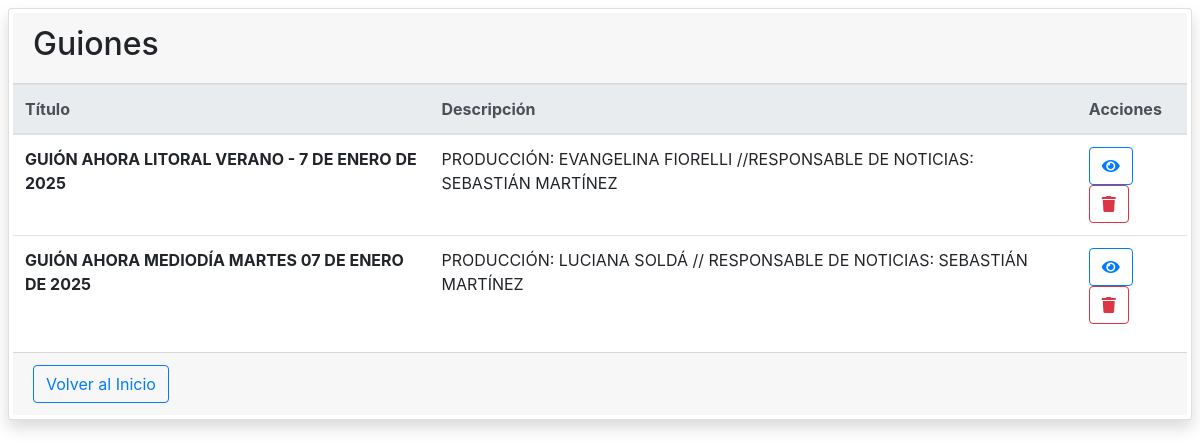
The app's page /listado_guiones, older data.
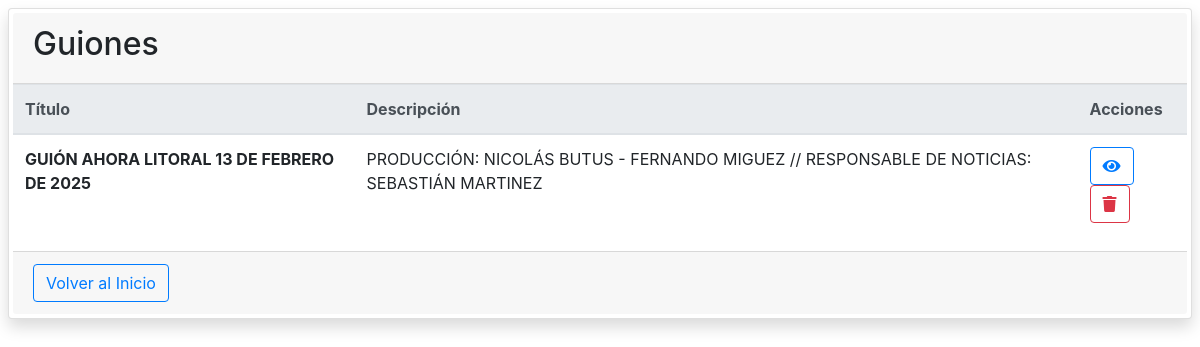
The same page, newer data.
### app.py (models this page shows)
class Guion(db.Model):
    __tablename__ = 'guion'
    id = db.Column(db.Integer, primary_key=True)
    nombre = db.Column(db.String(200), nullable=False)
    descripcion = db.Column(db.String(500), nullable=False)
    textos = db.relationship('Texto', backref='guion', lazy=True)

### app.py (the view)
@app.route('/listado_guiones')
def listado_guiones():
    guiones = Guion.query.all()
    return render_template('listado_guiones.html', guiones=guiones)

### templates/listado_guiones.html (shortened to what this page needs)
{% extends "base.html" %}
{% block extra_script %}
    <link rel="stylesheet" href="{{ url_for('static', filename='css/@fortawesome/fontawesome-free/css/all.min.css') }}">
{% endblock extra_script %}
{% block body %}
    <div class="card shadow p-1 m-2 rounded">
        <div class="card-header">
            <h2>Guiones</h2>
        </div>
        <div class="card-body p-0 m-0">
            <table class="table table-hover">
                <thead class="thead-light">
                <tr>
                    <th>Título</th>
                    <th>Descripción</th>
                    <th>Acciones</th>
                </tr>
                </thead>
                <tbody>
                {% for guion in guiones %}
                    <tr>
                        <td><strong>{{ guion.nombre }}</strong></td>
                        <td>{{ guion.descripcion }}</td>
                        <td>
                            <a href="{{ url_for('ver_guion', id=guion.id) }}">
                                <button class="btn btn-outline-primary"><i class="fas fa-eye"></i></button>
                            </a>
                            <button class="btn btn-outline-danger" onclick="borrarGuion({{ guion.id }})"><i
                                    class="fas fa-trash"></i></button>
                        </td>
                    </tr>
                {% endfor %}
                </tbody>
            </table>
        </div>
        <div class="card-footer">
            <a href="/">
                <button class="btn btn-outline-primary">Volver al Inicio</button>
            </a>
        </div>
    </div>
{% endblock body %}

### templates/base.html (shortened to what this page needs)
<!DOCTYPE html>
<html lang="es">
<head>
    <link rel="stylesheet" href="{{ url_for('static', filename='bootstrap-4.1.3/dist/css/bootstrap.css') }}">
    {% block extra_script %}
    {% endblock extra_script %}
</head>
<body>
{% block body %}
{% endblock body %}
</body>
</html>

Row changes from the older to the newer data that the page shows:
removed Guion: nombre "GUIÓN AHORA MEDIODÍA MARTES 07 DE ENERO DE 2025", descripcion "PRODUCCIÓN: LUCIANA SOLDÁ // RESPONSABLE DE NOTICIAS: SEBASTIÁN MARTÍNEZ"
changed Guion: nombre "GUIÓN AHORA LITORAL VERANO - 7 DE ENERO DE 2025" → "GUIÓN AHORA LITORAL 13 DE FEBRERO DE 2025"; descripcion "PRODUCCIÓN: EVANGELINA FIORELLI //RESPONSABLE DE NOTICIAS: SEBASTIÁN MARTÍNEZ" → "PRODUCCIÓN: NICOLÁS BUTUS - FERNANDO MIGUEZ // RESPONSABLE DE NOTICIAS: SEBASTIÁN MARTINEZ"
